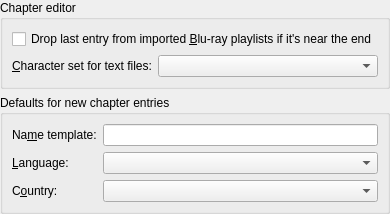
      <widget class="QWidget" name="pChapterEditorGeneral">
       <layout class="QVBoxLayout" name="verticalLayout_15">
        <property name="leftMargin">
         <number>0</number>
        </property>
        <property name="topMargin">
         <number>0</number>
        </property>
        <property name="rightMargin">
         <number>0</number>
        </property>
        <property name="bottomMargin">
         <number>0</number>
        </property>
        <item>
         <widget class="QGroupBox" name="groupBox_8">
          <property name="sizePolicy">
           <sizepolicy hsizetype="Expanding" vsizetype="Preferred">
            <horstretch>0</horstretch>
            <verstretch>0</verstretch>
           </sizepolicy>
          </property>
          <property name="title">
           <string>Chapter editor</string>
          </property>
          <layout class="QVBoxLayout" name="verticalLayout_11">
           <item>
            <widget class="QCheckBox" name="cbCEDropLastFromBlurayPlaylist">
             <property name="text">
              <string>Drop last entry from imported &amp;Blu-ray playlists if it's near the end</string>
             </property>
            </widget>
           </item>
           <item>
            <layout class="QHBoxLayout" name="horizontalLayout_12">
             <item>
              <widget class="QLabel" name="label_17">
               <property name="text">
                <string>&amp;Character set for text files:</string>
               </property>
               <property name="buddy">
                <cstring>cbCETextFileCharacterSet</cstring>
               </property>
              </widget>
             </item>
             <item>
              <widget class="mtx::gui::Util::CharacterSetComboBox" name="cbCETextFileCharacterSet">
               <property name="sizePolicy">
                <sizepolicy hsizetype="Expanding" vsizetype="Fixed">
                 <horstretch>0</horstretch>
                 <verstretch>0</verstretch>
                </sizepolicy>
               </property>
              </widget>
             </item>
            </layout>
           </item>
          </layout>
         </widget>
        </item>
        <item>
         <widget class="QGroupBox" name="groupBox_13">
          <property name="title">
           <string>Defaults for new chapter entries</string>
          </property>
          <layout class="QGridLayout" name="gridLayout_3">
           <item row="0" column="0">
            <widget class="QLabel" name="label_7">
             <property name="text">
              <string>Na&amp;me template:</string>
             </property>
             <property name="buddy">
              <cstring>leCENameTemplate</cstring>
             </property>
            </widget>
           </item>
           <item row="0" column="1">
            <widget class="QLineEdit" name="leCENameTemplate"/>
           </item>
           <item row="1" column="0">
            <widget class="QLabel" name="label_10">
             <property name="text">
              <string>&amp;Language:</string>
             </property>
             <property name="buddy">
              <cstring>cbCEDefaultLanguage</cstring>
             </property>
            </widget>
           </item>
           <item row="1" column="1">
            <widget class="mtx::gui::Util::LanguageComboBox" name="cbCEDefaultLanguage">
             <property name="sizePolicy">
              <sizepolicy hsizetype="Expanding" vsizetype="Fixed">
               <horstretch>0</horstretch>
               <verstretch>0</verstretch>
              </sizepolicy>
             </property>
            </widget>
           </item>
           <item row="2" column="0">
            <widget class="QLabel" name="label_11">
             <property name="text">
              <string>C&amp;ountry:</string>
             </property>
             <property name="buddy">
              <cstring>cbCEDefaultCountry</cstring>
             </property>
            </widget>
           </item>
           <item row="2" column="1">
            <widget class="mtx::gui::Util::CountryComboBox" name="cbCEDefaultCountry">
             <property name="sizePolicy">
              <sizepolicy hsizetype="Expanding" vsizetype="Fixed">
               <horstretch>0</horstretch>
               <verstretch>0</verstretch>
              </sizepolicy>
             </property>
            </widget>
           </item>
          </layout>
         </widget>
        </item>
        <item>
         <spacer name="verticalSpacer_4">
          <property name="orientation">
           <enum>Qt::Vertical</enum>
          </property>
          <property name="sizeHint" stdset="0">
           <size>
            <width>20</width>
            <height>0</height>
           </size>
          </property>
         </spacer>
        </item>
       </layout>
      </widget>
